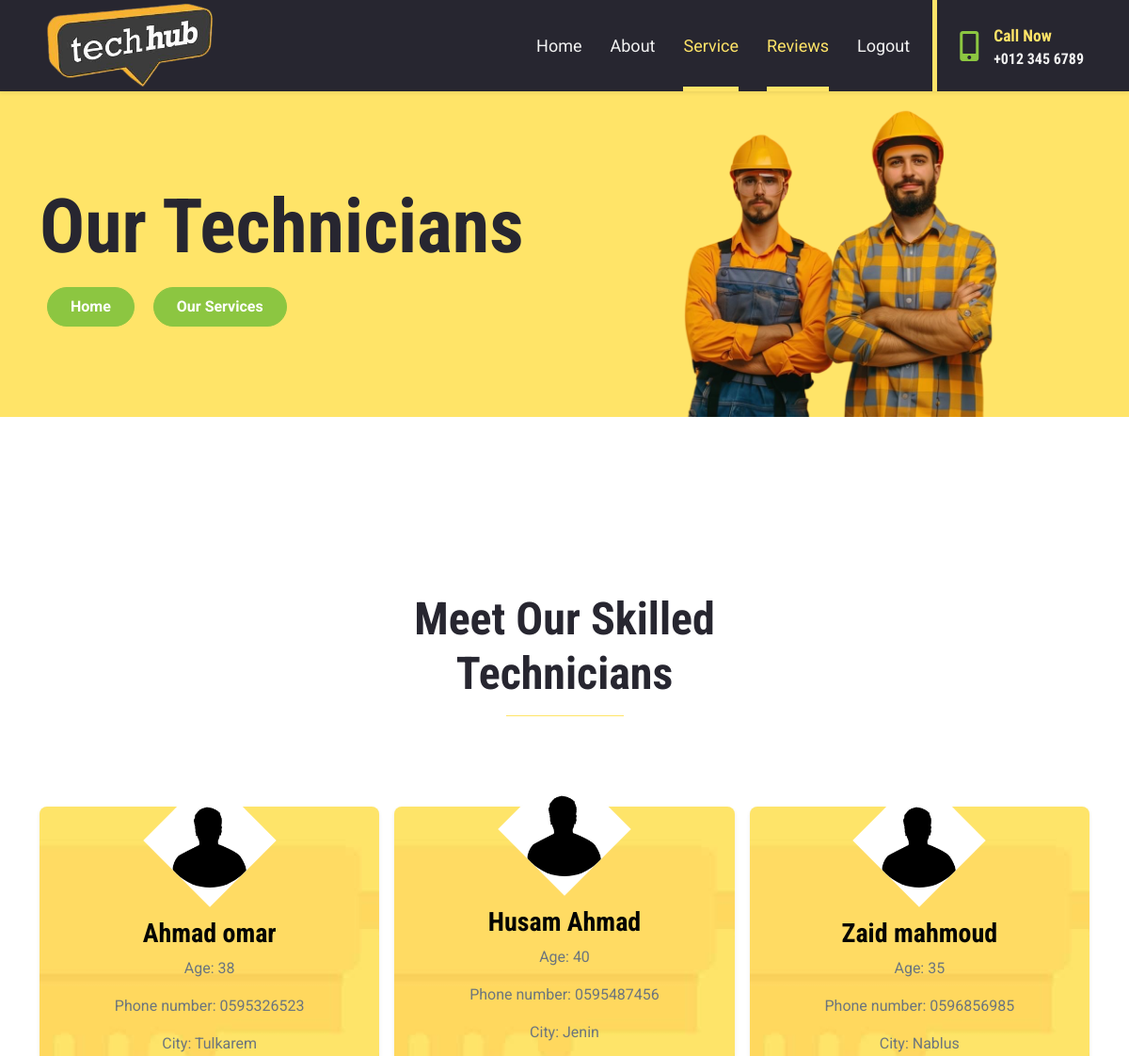
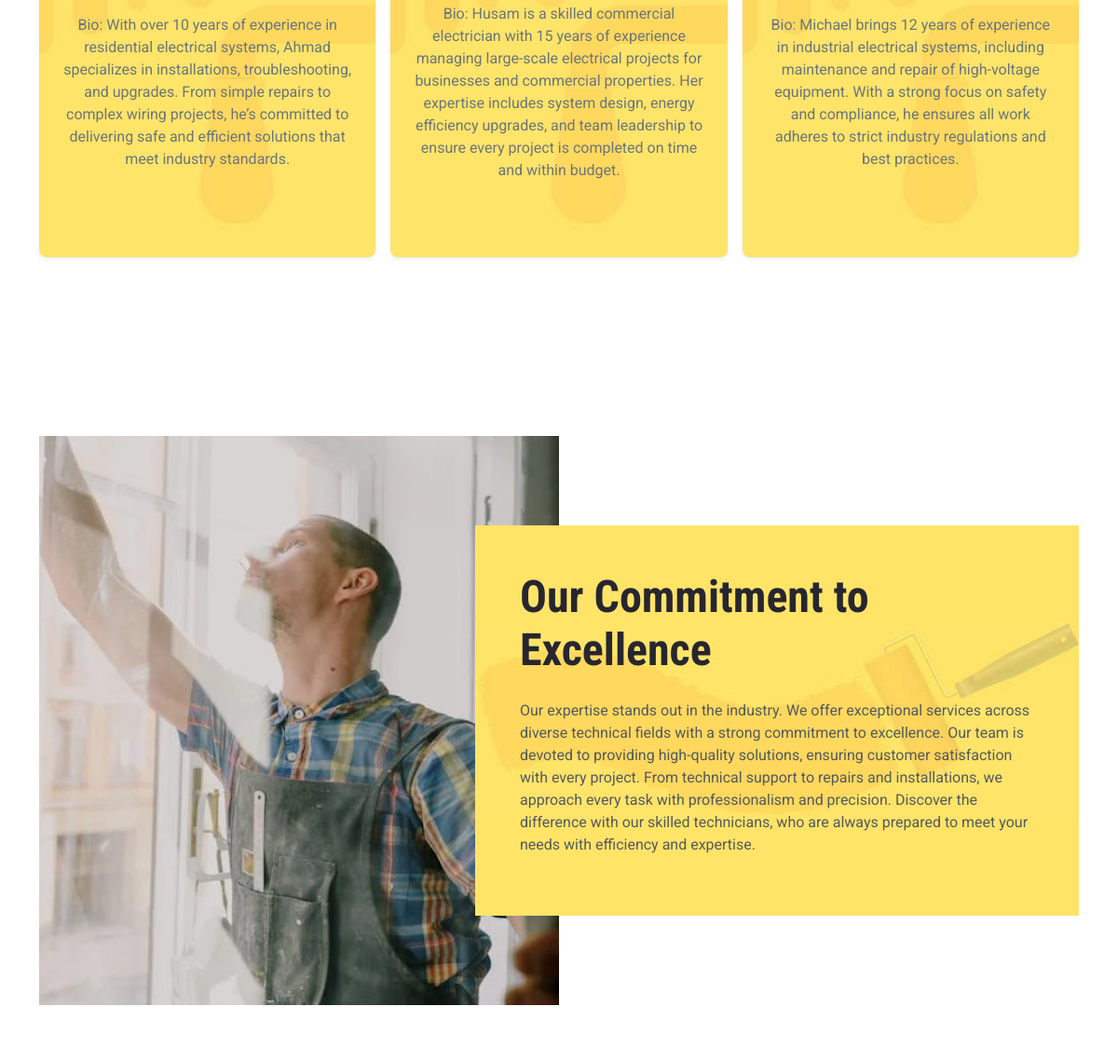
The page /role/1/ (upper part) on the database as committed earlier (2 pictures, top to bottom).
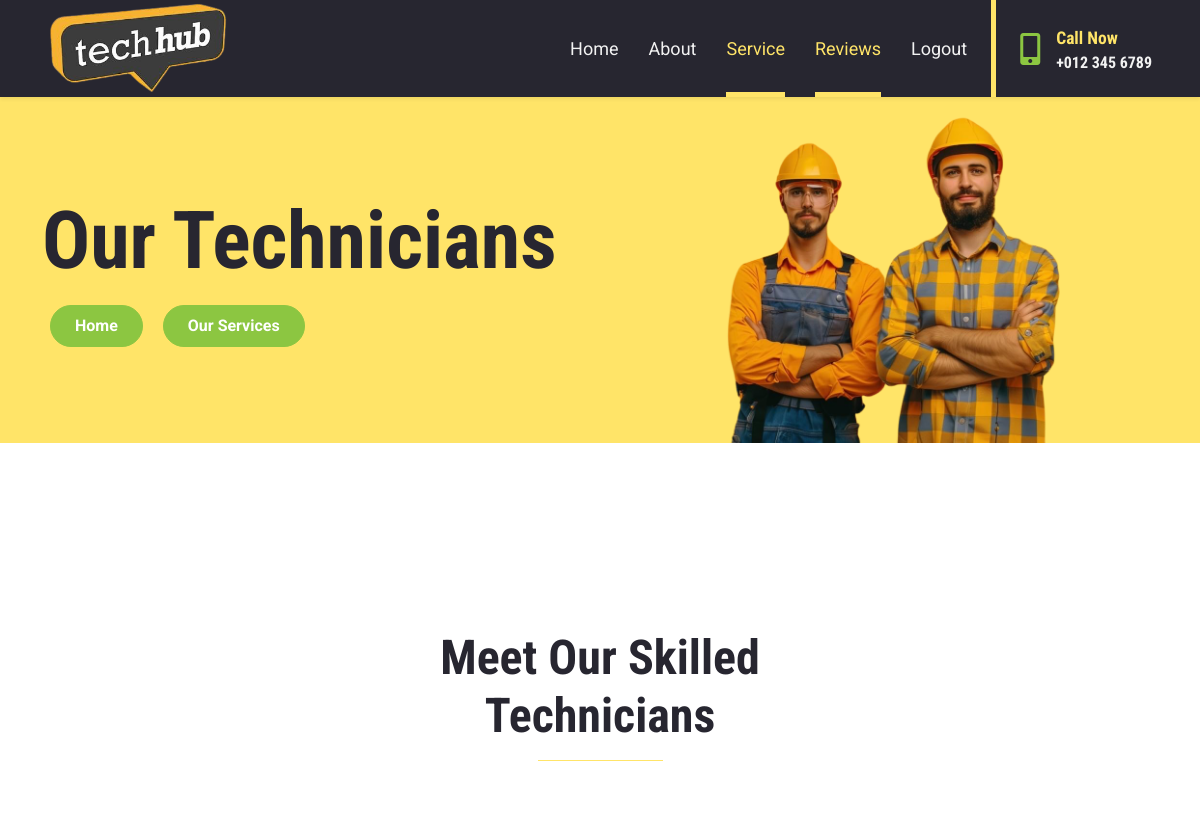
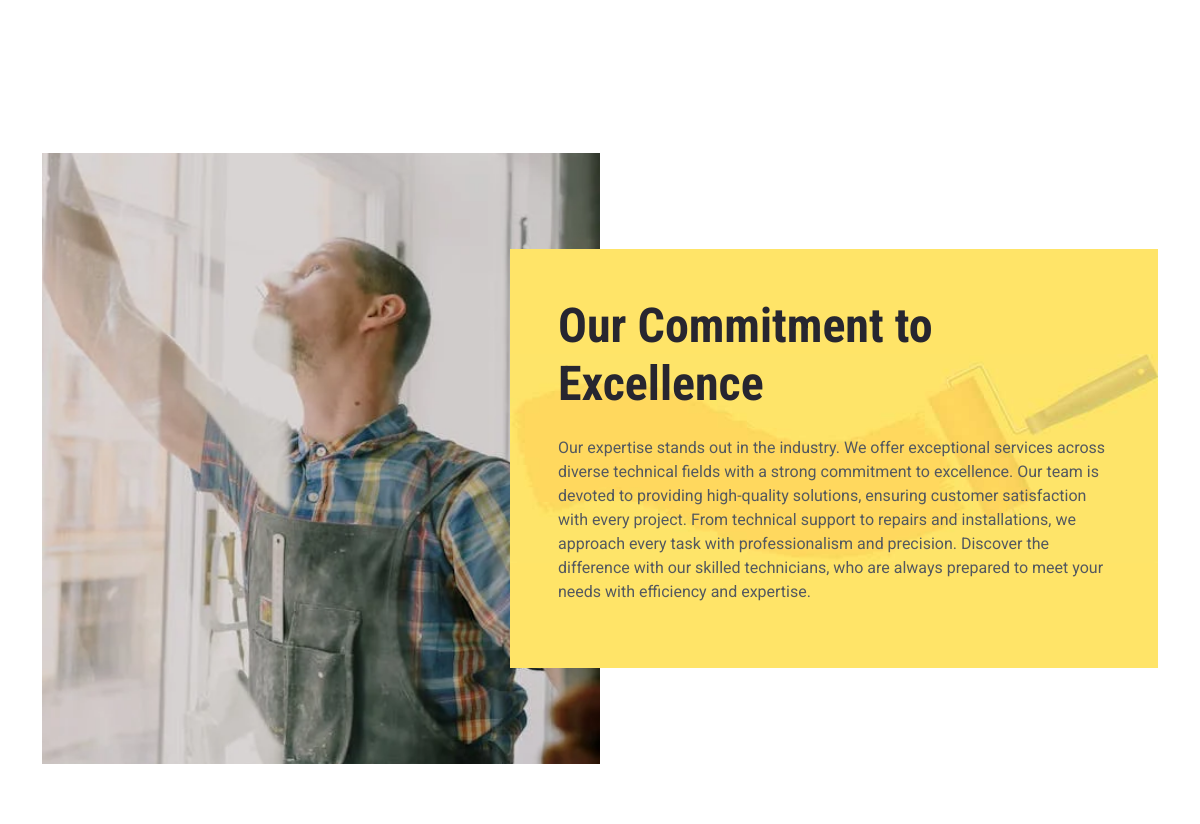
The same page on the database as committed later (2 pictures, top to bottom).
### Technicians_app/models.py (models this page shows, shortened)
class Technician(models.Model):
    first_name = models.CharField(max_length=45)
    last_name = models.CharField(max_length=45)
    bio = models.TextField()
    phone_number = models.CharField(max_length=25)
    city = models.CharField(max_length=45)
    age = models.IntegerField()
    image = models.ImageField(upload_to='image/')
    created_at = models.DateField(auto_now_add=True)
    updated_at = models.DateField(auto_now=True)
    users = models.ManyToManyField(User, related_name="technicians",blank=True)
    role=models.ForeignKey(Role,related_name="technicians",on_delete=models.CASCADE , default=1)

### Technicians_app/views.py (the view)
# urls.py: path('role/<int:id>/', views.role_detail, name='role_detail'),
def role_detail(request, id):
    try:
        role = Role.objects.get(id=id)
        technicians = Technician.objects.filter(role=role)
    except Role.DoesNotExist:
        role = None
        technicians = []
    context = {
        'role': role,
        'technicians': technicians,
        'current_year': datetime.now().year
    }
    return render(request, 'technicians.html', context)

### Technicians_app/templates/technicians.html (shortened to what the changed rows need)
<!DOCTYPE html>
<html lang="en">
<head>
    {% load static %}
    <link href="https://cdnjs.cloudflare.com/ajax/libs/font-awesome/5.15.0/css/all.min.css" rel="stylesheet">
    <link href="https://cdn.jsdelivr.net/npm/bootstrap-icons@1.4.1/font/bootstrap-icons.css" rel="stylesheet">
    <link href="{% static 'lib/owlcarousel/assets/owl.carousel.min.css' %}" rel="stylesheet">
    <link href="{% static 'css/bootstrap.min.css' %}" rel="stylesheet">
    <link href="{% static 'css/services.css' %}" rel="stylesheet">
</head>
<body>
    <div class="container-fluid bg-primary py-5 bg-hero" style="margin-bottom: 90px;">
        <div class="container py-5">
            <div class="row justify-content-start">
                <div class="col-lg-8 text-center text-lg-start">
                    <h1 class="display-1 text-dark">Our Technicians</h1>
                </div>
            </div>
        </div>
    </div>
    <div class="container-fluid py-5">
        <div class="container py-5">
            <div class="text-center mx-auto mb-5" style="max-width: 500px;">
                <h1 class="display-5">Meet Our Skilled Technicians</h1>
            </div>
            <div class="row gy-4 gx-3">
                {% for technician in technicians %}
                <div class="col-lg-4 col-md-6 pt-5">
                    <div class="service-item d-flex flex-column align-items-center justify-content-center text-center p-4 bg-light shadow-sm rounded">
                        <div class="service-icon mb-3">
                            <img src="{{ technician.image.url }}" alt="{{ technician.first_name }} {{ technician.last_name }}" class="img-fluid rounded-circle" style="width: 100px; height: 100px; transform: rotate(45deg);">
                        </div>
                        <h3 class="mt-3 mb-2" style="color: #040503">{{ technician.first_name }} {{ technician.last_name }}</h3>
                        <p class="text-muted font-weight-bold">Age: {{ technician.age }}</p>
                        <p class="text-muted font-weight-bold">Phone number: {{ technician.phone_number }}</p>
                        <p class="text-muted font-weight-bold">City: {{ technician.city }}</p>
                        <p class="text-muted font-weight-bold">Bio: {{ technician.bio }}</p>
                        <div class="d-flex gap-2">
                        </div>
                    </div>
                </div>
                {% endfor %}
            </div>
        </div>
    </div>
    <div class="container-fluid py-5">
        <div class="container py-5">
            <div class="row gx-0">
                <div class="col-lg-6 my-lg-5 py-lg-5">
                    <div class="about-end bg-primary p-5">
                        <h1 class="display-5 mb-4">Our Commitment to Excellence</h1>
                        </div>
                </div>
            </div>
        </div>
    </div>
</body>
</html>

Rows that differ between the two databases and show on the page:
removed Technician: image (picture), first_name "Ahmad", last_name "omar", age "38", phone_number "0595326523", city "Tulkarem", bio "With over 10 years of experience in residential electrical systems, Ahmad specializes in installations, troubleshooting, and upgrades. From simple repairs to complex wiring projects, he’s committed to delivering safe and efficient solutions that meet industry standards."
removed Technician: image (picture), first_name "Husam", last_name "Ahmad", age "40", phone_number "0595487456", city "Jenin", bio "Husam is a skilled commercial electrician with 15 years of experience managing large-scale electrical projects for businesses and commercial properties. Her expertise includes system design, energy efficiency upgrades, and team leadership to ensure every project is completed on time and within budget."
removed Technician: image (picture), first_name "Zaid", last_name "mahmoud", age "35", phone_number "0596856985", city "Nablus", bio "Michael brings 12 years of experience in industrial electrical systems, including maintenance and repair of high-voltage equipment. With a strong focus on safety and compliance, he ensures all work adheres to strict industry regulations and best practices."
